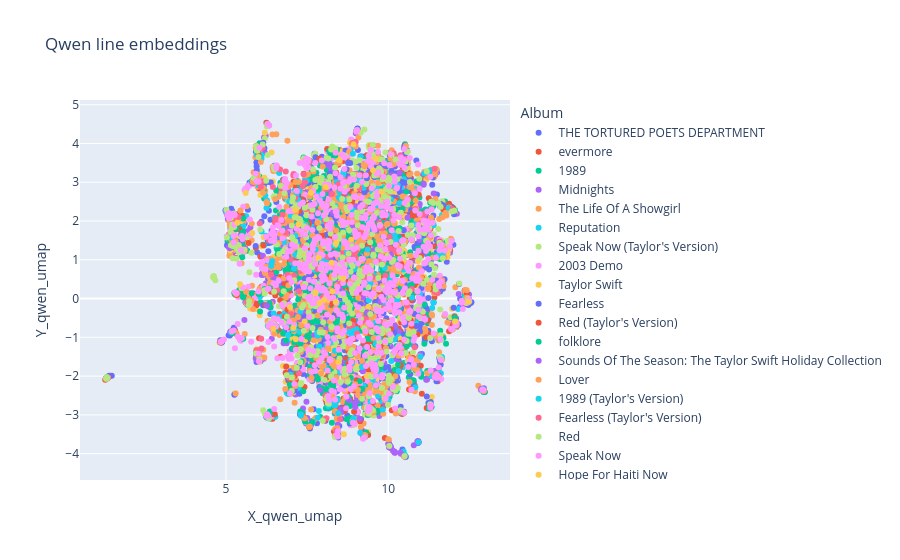

The notebook cell this image was saved under:
### Code cell
fig = px.scatter(
    dataset_lines, 
    x="X_qwen_umap", 
    y="Y_qwen_umap", 
    color="Album",
    title="Qwen line embeddings",
    hover_name="Line",
    render_mode="svg"
)

fig.show()

# html_str = fig.to_html(full_html=False, include_plotlyjs='cdn')

# with open("figures/qwen_lines_pen.html", "w") as f:
#     f.write(html_str)

### Figure 1 — Plotly figure (JSON) as saved in the notebook; plotly's stock layout.template omitted (floating-point values rounded to 4 significant figures; data arrays with more than 128 entries replaced by an {"elided": "..."} marker saying what was removed)
{"data": [{"hovertemplate": "<b>%{hovertext}</b><br><br>Album=THE TORTURED POETS DEPARTMENT<br>X_qwen_umap=%{x}<br>Y_qwen_umap=%{y}<extra></extra>", "hovertext": {"elided": "1101 str values"}, "legendgroup": "THE TORTURED POETS DEPARTMENT", "marker": {"color": "#636efa", "symbol": "circle"}, "mode": "markers", "name": "THE TORTURED POETS DEPARTMENT", "orientation": "v", "showlegend": true, "type": "scatter", "x": {"elided": "1101 float values"}, "xaxis": "x", "y": {"elided": "1101 float values"}, "yaxis": "y"}, {"hovertemplate": "<b>%{hovertext}</b><br><br>Album=evermore<br>X_qwen_umap=%{x}<br>Y_qwen_umap=%{y}<extra></extra>", "hovertext": {"elided": "587 str values"}, "legendgroup": "evermore", "marker": {"color": "#EF553B", "symbol": "circle"}, "mode": "markers", "name": "evermore", "orientation": "v", "showlegend": true, "type": "scatter", "x": {"elided": "587 float values"}, "xaxis": "x", "y": {"elided": "587 float values"}, "yaxis": "y"}, {"hovertemplate": "<b>%{hovertext}</b><br><br>Album=1989<br>X_qwen_umap=%{x}<br>Y_qwen_umap=%{y}<extra></extra>", "hovertext": {"elided": "458 str values"}, "legendgroup": "1989", "marker": {"color": "#00cc96", "symbol": "circle"}, "mode": "markers", "name": "1989", "orientation": "v", "showlegend": true, "type": "scatter", "x": {"elided": "458 float values"}, "xaxis": "x", "y": {"elided": "458 float values"}, "yaxis": "y"}, {"hovertemplate": "<b>%{hovertext}</b><br><br>Album=Midnights<br>X_qwen_umap=%{x}<br>Y_qwen_umap=%{y}<extra></extra>", "hovertext": {"elided": "711 str values"}, "legendgroup": "Midnights", "marker": {"color": "#ab63fa", "symbol": "circle"}, "mode": "markers", "name": "Midnights", "orientation": "v", "showlegend": true, "type": "scatter", "x": {"elided": "711 float values"}, "xaxis": "x", "y": {"elided": "711 float values"}, "yaxis": "y"}, {"hovertemplate": "<b>%{hovertext}</b><br><br>Album=The Life Of A Showgirl<br>X_qwen_umap=%{x}<br>Y_qwen_umap=%{y}<extra></extra>", "hovertext": {"elided": "555 str values"}, "legendgroup": "The Life Of A Showgirl", "marker": {"color": "#FFA15A", "symbol": "circle"}, "mode": "markers", "name": "The Life Of A Showgirl", "orientation": "v", "showlegend": true, "type": "scatter", "x": {"elided": "555 float values"}, "xaxis": "x", "y": {"elided": "555 float values"}, "yaxis": "y"}, {"hovertemplate": "<b>%{hovertext}</b><br><br>Album=Reputation<br>X_qwen_umap=%{x}<br>Y_qwen_umap=%{y}<extra></extra>", "hovertext": {"elided": "469 str values"}, "legendgroup": "Reputation", "marker": {"color": "#19d3f3", "symbol": "circle"}, "mode": "markers", "name": "Reputation", "orientation": "v", "showlegend": true, "type": "scatter", "x": {"elided": "469 float values"}, "xaxis": "x", "y": {"elided": "469 float values"}, "yaxis": "y"}, {"hovertemplate": "<b>%{hovertext}</b><br><br>Album=Speak Now (Taylor's Version)<br>X_qwen_umap=%{x}<br>Y_qwen_umap=%{y}<extra></extra>", "hovertext": {"elided": "199 str values"}, "legendgroup": "Speak Now (Taylor's Version)", "marker": {"color": "#B6E880", "symbol": "circle"}, "mode": "markers", "name": "Speak Now (Taylor's Version)", "orientation": "v", "showlegend": true, "type": "scatter", "x": {"elided": "199 float values"}, "xaxis": "x", "y": {"elided": "199 float values"}, "yaxis": "y"}, {"hovertemplate": "<b>%{hovertext}</b><br><br>Album=2003 Demo<br>X_qwen_umap=%{x}<br>Y_qwen_umap=%{y}<extra></extra>", "hovertext": {"elided": "480 str values"}, "legendgroup": "2003 Demo", "marker": {"color": "#FF97FF", "symbol": "circle"}, "mode": "markers", "name": "2003 Demo", "orientation": "v", "showlegend": true, "type": "scatter", "x": {"elided": "480 float values"}, "xaxis": "x", "y": {"elided": "480 float values"}, "yaxis": "y"}, {"hovertemplate": "<b>%{hovertext}</b><br><br>Album=Taylor Swift<br>X_qwen_umap=%{x}<br>Y_qwen_umap=%{y}<extra></extra>", "hovertext": {"elided": "353 str values"}, "legendgroup": "Taylor Swift", "marker": {"color": "#FECB52", "symbol": "circle"}, "mode": "markers", "name": "Taylor Swift", "orientation": "v", "showlegend": true, "type": "scatter", "x": {"elided": "353 float values"}, "xaxis": "x", "y": {"elided": "353 float values"}, "yaxis": "y"}, {"hovertemplate": "<b>%{hovertext}</b><br><br>Album=Fearless<br>X_qwen_umap=%{x}<br>Y_qwen_umap=%{y}<extra></extra>", "hovertext": {"elided": "548 str values"}, "legendgroup": "Fearless", "marker": {"color": "#636efa", "symbol": "circle"}, "mode": "markers", "name": "Fearless", "orientation": "v", "showlegend": true, "type": "scatter", "x": {"elided": "548 float values"}, "xaxis": "x", "y": {"elided": "548 float values"}, "yaxis": "y"}, {"hovertemplate": "<b>%{hovertext}</b><br><br>Album=Red (Taylor's Version)<br>X_qwen_umap=%{x}<br>Y_qwen_umap=%{y}<extra></extra>", "hovertext": {"elided": "296 str values"}, "legendgroup": "Red (Taylor's Version)", "marker": {"color": "#EF553B", "symbol": "circle"}, "mode": "markers", "name": "Red (Taylor's Version)", "orientation": "v", "showlegend": true, "type": "scatter", "x": {"elided": "296 float values"}, "xaxis": "x", "y": {"elided": "296 float values"}, "yaxis": "y"}, {"hovertemplate": "<b>%{hovertext}</b><br><br>Album=folklore<br>X_qwen_umap=%{x}<br>Y_qwen_umap=%{y}<extra></extra>", "hovertext": {"elided": "547 str values"}, "legendgroup": "folklore", "marker": {"color": "#00cc96", "symbol": "circle"}, "mode": "markers", "name": "folklore", "orientation": "v", "showlegend": true, "type": "scatter", "x": {"elided": "547 float values"}, "xaxis": "x", "y": {"elided": "547 float values"}, "yaxis": "y"}, {"hovertemplate": "<b>%{hovertext}</b><br><br>Album=Sounds Of The Season: The Taylor Swift Holiday Collection<br>X_qwen_umap=%{x}<br>Y_qwen_umap=%{y}<extra></extra>", "hovertext": ["I'm dreaming of a white Christmas", "Just like the ones I used to know", "Where the tree tops glisten and children listen", "To hear sleigh bells in the snow", "With every Christmas card I write", "May your days be merry and bright", "And may all your Christmases be white", "Last Christmas I gave you my heart", "But the very next day, you gave it away", "This year", "To save me from tears", "I'll give it to someone special", "Once bitten and twice shy", "I keep my distance but you still catch my eye", "Tell me, baby, do you recognize me?", "Well, it's been a year, it doesn't surprise me", "Merry Christmas, I wrapped it up and sent it", "With a note saying 'I love you'. I meant it", "Now I know what a fool I've been", "But if you kissed me now, I know you'd fool me again", "A crowded room and friends with tired eyes", "I'm hiding from you and your soul of ice", "My God, I thought you were someone to rely on", "Me? I guess I was a shoulder to cry on", "A face on a lover with a fire in his heart", "A girl on a cover but you tore her apart", "And last Christmas", "It won't be anything like, anything like", "Please take down the mistletoe", "'Cause I don't wanna think about that right now", "'Cause everything I want is miles away", "In a snow covered little town", "My momma's in the kitchen, worrying about me", "Season's greetings, hope you're well", "Well I'm doing alright", "If you were wondering", "Lately I can never tell", "I know this shouldn't be a lonely time", "But there were Christmases when you were mine", "I've been doing fine without you, really", "Up until the nights got cold", "And everybody's here, except you, baby", "Seems like everyone's got someone to hold", "But for me it's just a lonely time", "Merry Christmas, everybody", "That'll have to be something I just say this year", "I'll bet you got your mom another sweater", "And were your cousins late again?", "When you were putting up the lights this year", "Did you notice one less pair of hands?", "But there were Christmases when I didn't wonder how you are tonight", "You were mine", "Silent night, holy night", "All is calm and all is bright", "Round yon virgin mother and child", "Holy infant so tender and mild", "Sleep in heavenly peace", "Shepherds quake at the sight", "Glories stream from Heaven afar", "Heavenly hosts sing Hallelujah", "Christ the Saviour is born", "Christ our Saviour is born", "Son of God", "Love's pure light", "Radiant beams from thy holy face", "With the dawn of redeeming grace", "Jesus Lord at thy birth", "Santa baby, slip a sable under the tree for me", "I've been an awful good girl, Santa baby", "So hurry down the chimney tonight", "Santa baby, a '54 convertible, too, light blue", "Well, I'll wait up for you, dear, Santa baby", "Think of all the fun I've missed", "Think of all the boys I haven't kissed", "Next year I could be just as good", "If you check off my Christmas list", "Santa baby, I want a yacht and really that's not a lot", "I've been an angel all year, Santa baby", "Santa, honey, there's one more thing I really do need", "The deed", "To a platinum mine, Santa honey", "Come and trim my Christmas tree", "With some decorations bought at Tiffany's", "I really do believe in you", "Let's see if you believe in me", "Santa baby, forgot to mention one little thing", "And I don't mean on the phone, Santa baby", "What if ribbons and bows didn't mean a thing?", "Would the song still survive without five golden rings?", "Would you still wanna kiss without mistletoe?", "What would happen if God never let it snow?", "What would happen if Christmas carols told a lie?", "Tell me, what would you find?", "You'd see that today holds something special", "Something holy, not superficial", "So here's to the birthday boy who saved our lives", "It's something we all try to ignore", "And put a wreath up on your door", "So here's something you should know that is for sure", "Christmas must be something more", "What if angels did not pay attention to", "All the things that we wished they would always do?", "What if happiness came in a cardboard box?", "Then I think there is something we all forgot", "What would happen if presents all went away?", "We get so caught up in all of it", "Business and relationships", "Hundred-mile-an-hour lives", "And it's this time of year", "And everybody's here", "It seems the last thing on your mind", "Is that the day holds something special", "So here's to Jesus Christ who saved our lives", "There's gotta be more"], "legendgroup": "Sounds Of The Season: The Taylor Swift Holiday Collection", "marker": {"color": "#ab63fa", "symbol": "circle"}, "mode": "markers", "name": "Sounds Of The Season: The Taylor Swift Holiday Collection", "orientation": "v", "showlegend": true, "type": "scatter", "x": [10.0, 10.03, 8.787, 8.542, 10.03, 9.442, 10.03, 10.03, 9.646, 9.447, 5.988, 7.835, 8.121, 10.46, 10.36, 10.36, 10.04, 5.014, 8.961, 12.95, 10.49, 7.461, 6.33, 5.917, 5.079, 7.288, 10.01, 9.68, 8.978, 9.013, 8.217, 7.902, 5.127, 9.766, 9.182, 9.421, 8.378, 6.994, 10.03, 8.292, 9.214, 10.08, 10.11, 7.031, 10.08, 9.566, 10.88, 11.4, 9.915, 11.55, 10.01, 6.903, 9.241, 9.28, 5.568, 5.815, 9.5, 8.169, 7.349, 7.194, 6.141, 6.101, 6.258, 5.115, 8.853, 6.142, 6.14, 10.09, 10.21, 9.214, 10.04, 10.19, 6.921, 12.91, 8.894, 10.03, 10.02, 10.19, 10.37, 8.075, 10.39, 10.03, 10.09, 8.274, 8.296, 10.15, 10.2, 8.17, 8.186, 12.87, 8.546, 6.261, 10.11, 9.407, 6.162, 6.467, 9.828, 9.119, 9.684, 10.02, 8.995, 8.224, 10.28, 10.59, 8.149, 9.315, 11.09, 7.721, 9.224, 10.14, 8.923, 9.346, 6.101, 9.019], "xaxis": "x", "y": [-3.745, 1.444, -2.624, -2.944, -3.796, -0.4681, -3.783, -3.776, 2.371, 0.657, -1.338, 2.219, -0.7773, -0.4224, 3.247, 1.428, -3.8, 2.215, 1.879, -2.311, 0.1231, -0.2084, 0.8103, -1.546, 1.326, -0.2671, -3.772, 1.766, -2.797, 3.216, 1.048, -2.356, -0.8641, -0.08678, 2.121, 3.467, 2.571, 1.346, -3.777, 2.208, -1.875, 1.129, 0.9227, 1.34, -3.831, 1.253, -1.639, 2.708, -2.715, -1.999, -3.733, 1.863, -1.734, -1.667, -0.556, 2.978, -1.623, -1.091, -0.3394, -0.2934, 0.6435, 0.6302, 0.6963, 1.296, -1.397, 0.721, 0.6859, -3.861, -3.973, -2.567, -3.843, -3.954, 2.788, -2.328, 1.932, -3.794, -3.835, -3.958, -3.977, -0.5523, -4.003, -3.777, -2.363, 2.628, 2.611, -3.929, -3.98, 3.478, 3.421, -2.349, -2.852, -0.1768, 3.183, 0.107, 0.6166, 0.5314, 1.683, -3.099, 3.516, -3.783, -1.289, 2.727, -0.2165, 2.083, 3.517, 1.163, 2.962, -0.9464, 0.02929, 0.9472, 1.884, -0.3547, 0.6069, 2.38], "yaxis": "y"}, {"hovertemplate": "<b>%{hovertext}</b><br><br>Album=Lover<br>X_qwen_umap=%{x}<br>Y_qwen_umap=%{y}<extra></extra>", "hovertext": {"elided": "536 str values"}, "legendgroup": "Lover", "marker": {"color": "#FFA15A", "symbol": "circle"}, "mode": "markers", "name": "Lover", "orientation": "v", "showlegend": true, "type": "scatter", "x": {"elided": "536 float values"}, "xaxis": "x", "y": {"elided": "536 float values"}, "yaxis": "y"}, {"hovertemplate": "<b>%{hovertext}</b><br><br>Album=1989 (Taylor's Version)<br>X_qwen_umap=%{x}<br>Y_qwen_umap=%{y}<extra></extra>", "hovertext": {"elided": "148 str values"}, "legendgroup": "1989 (Taylor's Version)", "marker": {"color": "#19d3f3", "symbol": "circle"}, "mode": "markers", "name": "1989 (Taylor's Version)", "orientation": "v", "showlegend": true, "type": "scatter", "x": {"elided": "148 float values"}, "xaxis": "x", "y": {"elided": "148 float values"}, "yaxis": "y"}, {"hovertemplate": "<b>%{hovertext}</b><br><br>Album=Fearless (Taylor's Version)<br>X_qwen_umap=%{x}<br>Y_qwen_umap=%{y}<extra></extra>", "hovertext": {"elided": "147 str values"}, "legendgroup": "Fearless (Taylor's Version)", "marker": {"color": "#FF6692", "symbol": "circle"}, "mode": "markers", "name": "Fearless (Taylor's Version)", "orientation": "v", "showlegend": true, "type": "scatter", "x": {"elided": "147 float values"}, "xaxis": "x", "y": {"elided": "147 float values"}, "yaxis": "y"}, {"hovertemplate": "<b>%{hovertext}</b><br><br>Album=Red<br>X_qwen_umap=%{x}<br>Y_qwen_umap=%{y}<extra></extra>", "hovertext": {"elided": "461 str values"}, "legendgroup": "Red", "marker": {"color": "#B6E880", "symbol": "circle"}, "mode": "markers", "name": "Red", "orientation": "v", "showlegend": true, "type": "scatter", "x": {"elided": "461 float values"}, "xaxis": "x", "y": {"elided": "461 float values"}, "yaxis": "y"}, {"hovertemplate": "<b>%{hovertext}</b><br><br>Album=Speak Now<br>X_qwen_umap=%{x}<br>Y_qwen_umap=%{y}<extra></extra>", "hovertext": {"elided": "611 str values"}, "legendgroup": "Speak Now", "marker": {"color": "#FF97FF", "symbol": "circle"}, "mode": "markers", "name": "Speak Now", "orientation": "v", "showlegend": true, "type": "scatter", "x": {"elided": "611 float values"}, "xaxis": "x", "y": {"elided": "611 float values"}, "yaxis": "y"}, {"hovertemplate": "<b>%{hovertext}</b><br><br>Album=Hope For Haiti Now<br>X_qwen_umap=%{x}<br>Y_qwen_umap=%{y}<extra></extra>", "hovertext": ["Here you are now", "Fresh from your war", "Back from the edge of time", "And all that you were", "Stripped to the bone", "I thought you'd want to know", "That when you feel the world is crashing", "All around your feet", "Come running headlong into my arms", "I'll never judge you", "I can only love you", "Come now running headlong", "Into my arms", "Lay down your guns", "Too weak to run", "Nothing can harm you here", "Your precious heart", "Broken and scarred", "Somehow you made it through", "I only ask that you won't go again", "I'm so glad to see you smiling", "So good to hear your laugh", "I think that you've found you even", "Missed yourself", "I'm only asking this because I think that", "Truth be told", "Oh, you'll never go again", "Again, again"], "legendgroup": "Hope For Haiti Now", "marker": {"color": "#FECB52", "symbol": "circle"}, "mode": "markers", "name": "Hope For Haiti Now", "orientation": "v", "showlegend": true, "type": "scatter", "x": [8.616, 6.458, 7.882, 7.619, 7.424, 9.532, 6.973, 8.466, 8.03, 7.128, 5.351, 8.276, 7.763, 7.074, 8.382, 8.401, 5.431, 7.151, 8.252, 8.07, 12.06, 12.46, 9.794, 8.857, 9.619, 8.929, 7.236, 7.854], "xaxis": "x", "y": [0.5174, -0.7767, -0.1095, 2.728, -0.5902, 3.312, -0.227, -1.634, -0.02927, 2.291, 1.956, 0.1791, 0.141, -0.7614, -0.08866, 1.441, 0.3666, -1.047, 0.9255, 2.874, -0.5922, -0.08548, 2.761, 1.518, 3.604, 3.981, 1.908, 1.047], "yaxis": "y"}], "layout": {"legend": {"title": {"text": "Album"}, "tracegroupgap": 0}, "title": {"text": "Qwen line embeddings"}, "xaxis": {"anchor": "y", "domain": [0, 1], "title": {"text": "X_qwen_umap"}}, "yaxis": {"anchor": "x", "domain": [0, 1], "title": {"text": "Y_qwen_umap"}}}}
